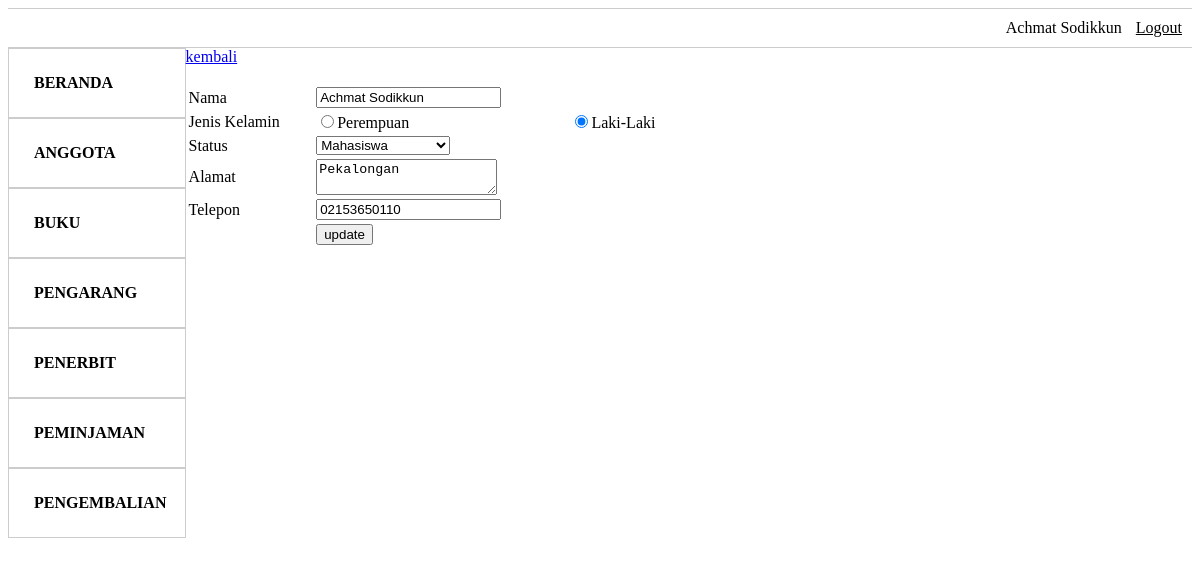
Screenshot of /admin/edit_anggota.php?id=1 (signed in) with the database file from the repository.
### tables this page shows
CREATE TABLE `petugas` (
  `id` int(11) NOT NULL,
  `username` varchar(45) DEFAULT NULL,
  `password` varchar(45) DEFAULT NULL,
  `nama_petugas` varchar(100) DEFAULT NULL,
  `telp_petugas` varchar(12) DEFAULT NULL,
  `alamat_petugas` tinytext DEFAULT NULL
);

CREATE TABLE `anggota` (
  `id_anggota` int(11) NOT NULL,
  `nama_anggota` varchar(100) DEFAULT NULL,
  `jenis_kelamin` enum('L','P') DEFAULT NULL,
  `status` varchar(25) DEFAULT NULL,
  `alamat_anggota` tinytext DEFAULT NULL,
  `telp_anggota` varchar(12) DEFAULT NULL
);

### admin/edit_anggota.php (the view, shortened to what this page needs)
<?php
include_once("../koneksi.php");
?>
<?php
$id = $_GET['id'];
$data = mysqli_query($mysqli, "SELECT * FROM anggota WHERE id_anggota=$id");
while($tampil = mysqli_fetch_array($data))
{
    $nama = $tampil['nama_anggota'];
    $jekel = $tampil['jenis_kelamin'];
    $status = $tampil['status'];
    $alamat = $tampil['alamat_anggota'];
    $telp = $tampil['telp_anggota'];
}
?>
<html>
<head>
    </head>
 <body>
 <?php
         $user = $_SESSION['username'];
         $datapetugas = mysqli_query($mysqli, "SELECT * FROM petugas WHERE username = '$user'");
         $petugas = mysqli_fetch_array($datapetugas);
 ?>
 <body>
 <ul class="menu">
  <li><?php echo $petugas['nama_petugas']; ?></li>
   <li><a href="../logout.php">Logout</a></li>
 </ul>
 <ul class="sidebar">
     <li><a href="index.php">Beranda</a></li>
     <li><a href="anggota.php">Anggota</a></li>
     <li><a href="buku.php">Buku</a></li>
     <li><a href="pengarang.php">Pengarang</a></li>
     <li><a href="penerbit.php">Penerbit</a></li>
     <li><a href="peminjaman.php">Peminjaman</a></li>
     <li><a href="pengembalian.php">Pengembalian</a></li>
   </ul>
 <div class= "tabel">
    <a href="anggota.php">kembali</a>
    <br/><br/>
    <form name="update_user" method="post" action="edit_anggota.php">
            <table width="50%" border="0">
            <tr>
                <td>Nama</td>
                <td><input type="text" name="nama" value='<?php echo $nama;?>'></td>
            </tr>
            <tr>
                <td>Jenis Kelamin</td>
                <td><input type="radio" name="jenis_kelamin" <?php if ($jekel=="P") { echo 'checked'; }?> value="P">Perempuan</td>
                <td><input type="radio" name="jenis_kelamin" <?php if ($jekel=="L") { echo 'checked'; }?> value="L">Laki-Laki</td>
            </tr>
            <tr>
                <td>Status</td>
                <td>
                    <select name="status" id="status">
                        <option <?php if ($status=="Mahasiswa") { echo 'selected'; }?> value="Mahasiswa">Mahasiswa</option>
                    </select>
                </td>
            </tr>
            <tr>
                <td>Alamat</td>
                <td><textarea name="alamat"><?php echo $alamat;?></textarea></td>
            </tr>
            <tr>
                <td>Telepon</td>
                <td><input type="text" name="telp" value='<?php echo $telp;?>'></td>
            </tr>
            <tr>
                <td><input type="hidden" name="id" value=<?php echo $_GET['id'];?>></td>
                <td><input type="submit" name="update" value="update"></td>
            </tr>
        </table>
    </form>
    </div>
</body>
</html>

### admin/edit_anggota.php (style rules this page uses)
.menu { border:1px solid #ccc; border-width:1px 0; list-style:none; margin:0; padding:0; text-align:right; }
.menu li { display:inline; }
.menu a { display:inline-block; padding:10px; color:black; }
.sidebar { margin:0; padding:0; height: 100vh; width: 15%; list-style: none; float: left; }
.sidebar li a { display: block; padding: 25px; text-decoration: none; color: black; font-weight: bold; text-transform: uppercase; border: 1px solid #ccc; }
.tabel { width: 85%; float: right; }

### rows the page displays
petugas: nama_petugas "Achmat Sodikkun"
anggota: nama "Achmat Sodikkun", jenis_kelamin "☑", status "Mahasiswa", alamat "Pekalongan", telp "02153650110"
